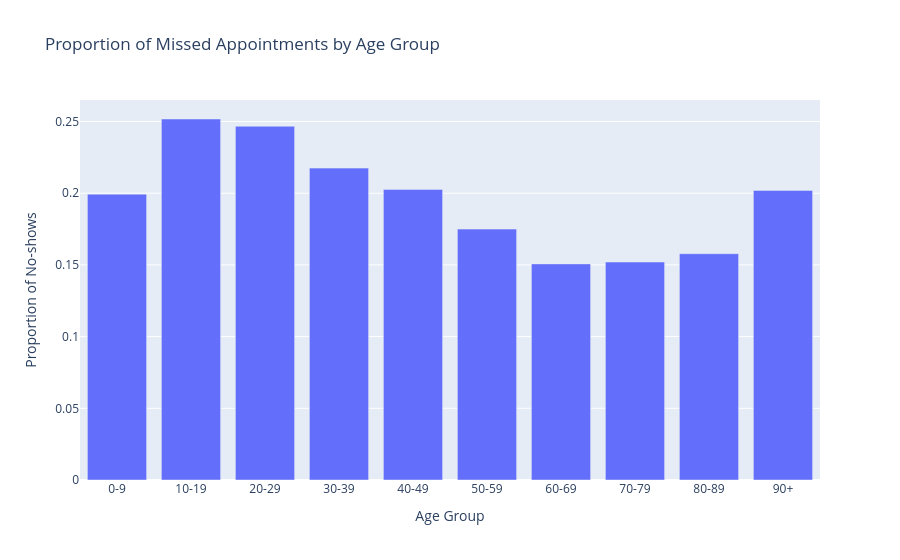

The cell this chart's notebook holds for it:
### Markdown cell above
<a id='eda'></a>
## Exploratory Data Analysis




### Research Question 1 (What is the average age of individuals by gender?)

### Code cell
# Create age bins
bins = [0, 10, 20, 30, 40, 50, 60, 70, 80, 90, 100]
labels = ['0-9', '10-19', '20-29', '30-39', '40-49', '50-59', '60-69', '70-79', '80-89', '90+']
df['AgeGroup'] = pd.cut(df['Age'], bins=bins, labels=labels, right=False)

# Calculate proportion of no-shows per age group
age_noshow = df.groupby(['AgeGroup', 'No-show']).size().reset_index(name='Count')
total_per_group = age_noshow.groupby('AgeGroup')['Count'].transform('sum')
age_noshow['Proportion'] = age_noshow['Count'] / total_per_group

# Filter for 'Yes' (missed appointments)
age_noshow_yes = age_noshow[age_noshow['No-show'] == 'Yes']

# Create bar chart
fig = px.bar(
    age_noshow_yes,
    x='AgeGroup',
    y='Proportion',
    title='Proportion of Missed Appointments by Age Group',
    labels={'AgeGroup': 'Age Group', 'Proportion': 'Proportion of No-shows'}
)

fig.show()

### Figure 1 — Plotly figure (JSON) as saved in the notebook; plotly's stock layout.template omitted (floating-point values rounded to 4 significant figures)
{"data": [{"hovertemplate": "Age Group=%{x}<br>Proportion of No-shows=%{y}<extra></extra>", "legendgroup": "", "marker": {"color": "#636efa", "pattern": {"shape": ""}}, "name": "", "orientation": "v", "showlegend": false, "textposition": "auto", "type": "bar", "x": ["0-9", "10-19", "20-29", "30-39", "40-49", "50-59", "60-69", "70-79", "80-89", "90+"], "xaxis": "x", "y": [0.1994, 0.2518, 0.2467, 0.2175, 0.2027, 0.175, 0.1507, 0.152, 0.1578, 0.202], "yaxis": "y"}], "layout": {"barmode": "relative", "legend": {"tracegroupgap": 0}, "title": {"text": "Proportion of Missed Appointments by Age Group"}, "xaxis": {"anchor": "y", "domain": [0, 1], "title": {"text": "Age Group"}}, "yaxis": {"anchor": "x", "domain": [0, 1], "title": {"text": "Proportion of No-shows"}}}}
